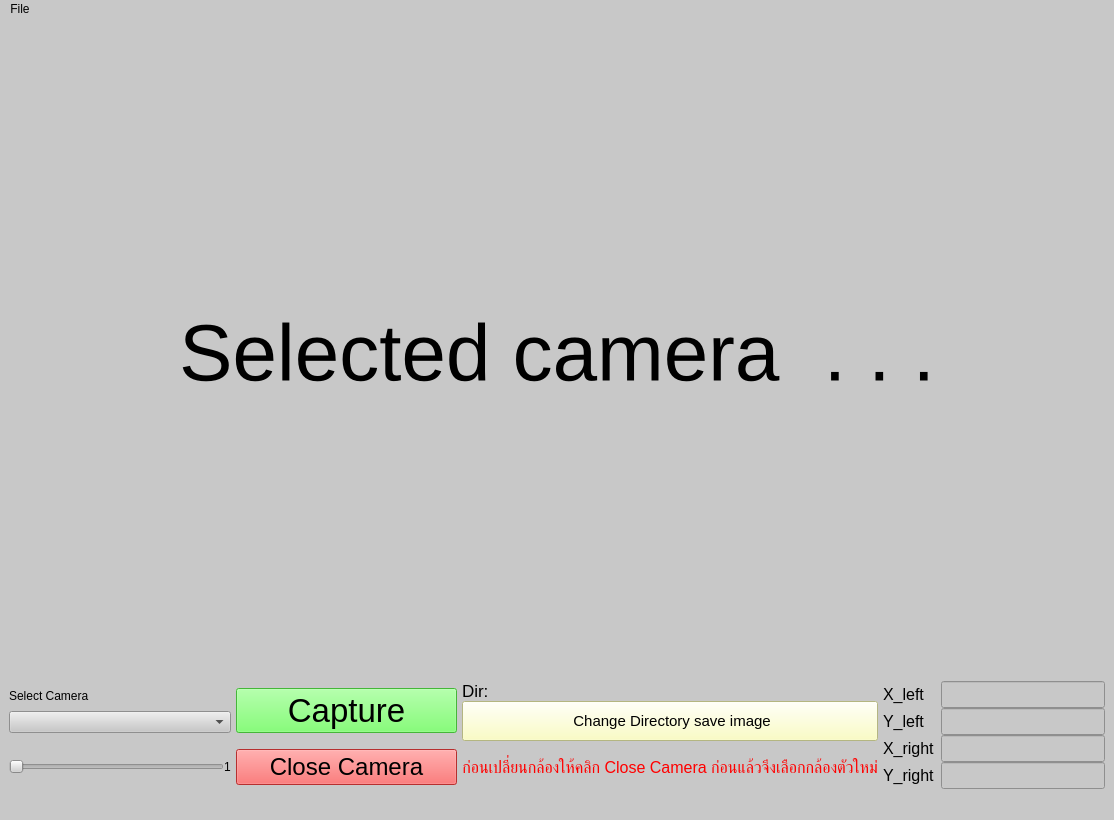
<?xml version="1.0" encoding="UTF-8"?>
<ui version="4.0">
 <class>MainWindow</class>
 <widget class="QMainWindow" name="MainWindow">
  <property name="geometry">
   <rect>
    <x>0</x>
    <y>0</y>
    <width>1114</width>
    <height>820</height>
   </rect>
  </property>
  <property name="windowTitle">
   <string>MainWindow</string>
  </property>
  <property name="styleSheet">
   <string notr="true">
background-color: rgb(200, 200, 200);</string>
  </property>
  <widget class="QWidget" name="centralwidget">
   <layout class="QGridLayout" name="gridLayout_3">
    <item row="0" column="0">
     <layout class="QGridLayout" name="gridLayout">
      <property name="horizontalSpacing">
       <number>5</number>
      </property>
      <property name="verticalSpacing">
       <number>4</number>
      </property>
      <item row="2" column="2">
       <layout class="QVBoxLayout" name="verticalLayout">
        <property name="spacing">
         <number>0</number>
        </property>
        <item>
         <widget class="QLabel" name="showDir">
          <property name="sizePolicy">
           <sizepolicy hsizetype="Expanding" vsizetype="Fixed">
            <horstretch>0</horstretch>
            <verstretch>0</verstretch>
           </sizepolicy>
          </property>
          <property name="font">
           <font>
            <pointsize>13</pointsize>
           </font>
          </property>
          <property name="text">
           <string>Dir: </string>
          </property>
         </widget>
        </item>
        <item>
         <widget class="QPushButton" name="selectdir">
          <property name="sizePolicy">
           <sizepolicy hsizetype="MinimumExpanding" vsizetype="Preferred">
            <horstretch>0</horstretch>
            <verstretch>0</verstretch>
           </sizepolicy>
          </property>
          <property name="font">
           <font>
            <pointsize>11</pointsize>
           </font>
          </property>
          <property name="styleSheet">
           <string notr="true">background-color: rgb(252, 255, 180);</string>
          </property>
          <property name="text">
           <string> Change Directory save image</string>
          </property>
         </widget>
        </item>
       </layout>
      </item>
      <item row="2" column="0">
       <layout class="QVBoxLayout" name="verticalLayout_2">
        <item>
         <widget class="QLabel" name="label">
          <property name="sizePolicy">
           <sizepolicy hsizetype="Preferred" vsizetype="Maximum">
            <horstretch>0</horstretch>
            <verstretch>0</verstretch>
           </sizepolicy>
          </property>
          <property name="text">
           <string>Select Camera</string>
          </property>
         </widget>
        </item>
        <item>
         <widget class="QComboBox" name="CameraIndex"/>
        </item>
       </layout>
      </item>
      <item row="3" column="1">
       <widget class="QPushButton" name="stopCam">
        <property name="font">
         <font>
          <pointsize>18</pointsize>
         </font>
        </property>
        <property name="styleSheet">
         <string notr="true">background-color: rgb(255, 66, 66);</string>
        </property>
        <property name="text">
         <string>Close Camera</string>
        </property>
       </widget>
      </item>
      <item row="3" column="2">
       <widget class="QLabel" name="label_2">
        <property name="font">
         <font>
          <pointsize>12</pointsize>
         </font>
        </property>
        <property name="styleSheet">
         <string notr="true">color: rgb(255, 0, 0);</string>
        </property>
        <property name="text">
         <string>ก่อนเปลี่ยนกล้องให้คลิก Close Camera ก่อนแล้วจึงเลือกกล้องตัวใหม่</string>
        </property>
        <property name="alignment">
         <set>Qt::AlignCenter</set>
        </property>
       </widget>
      </item>
      <item row="2" column="3" rowspan="2">
       <layout class="QGridLayout" name="gridLayout_2">
        <property name="horizontalSpacing">
         <number>6</number>
        </property>
        <item row="1" column="0">
         <widget class="QLabel" name="label_4">
          <property name="font">
           <font>
            <pointsize>12</pointsize>
           </font>
          </property>
          <property name="text">
           <string>Y_left</string>
          </property>
         </widget>
        </item>
        <item row="3" column="0">
         <widget class="QLabel" name="label_6">
          <property name="font">
           <font>
            <pointsize>12</pointsize>
           </font>
          </property>
          <property name="text">
           <string>Y_right</string>
          </property>
         </widget>
        </item>
        <item row="2" column="0">
         <widget class="QLabel" name="label_5">
          <property name="font">
           <font>
            <pointsize>12</pointsize>
           </font>
          </property>
          <property name="text">
           <string>X_right</string>
          </property>
         </widget>
        </item>
        <item row="0" column="0">
         <widget class="QLabel" name="label_3">
          <property name="font">
           <font>
            <pointsize>12</pointsize>
           </font>
          </property>
          <property name="text">
           <string>X_left</string>
          </property>
         </widget>
        </item>
        <item row="0" column="1">
         <widget class="QLineEdit" name="X_left">
          <property name="font">
           <font>
            <pointsize>12</pointsize>
           </font>
          </property>
         </widget>
        </item>
        <item row="1" column="1">
         <widget class="QLineEdit" name="Y_left">
          <property name="font">
           <font>
            <pointsize>12</pointsize>
           </font>
          </property>
         </widget>
        </item>
        <item row="2" column="1">
         <widget class="QLineEdit" name="X_right">
          <property name="font">
           <font>
            <pointsize>12</pointsize>
           </font>
          </property>
         </widget>
        </item>
        <item row="3" column="1">
         <widget class="QLineEdit" name="Y_right">
          <property name="font">
           <font>
            <pointsize>12</pointsize>
           </font>
          </property>
         </widget>
        </item>
       </layout>
      </item>
      <item row="2" column="1">
       <widget class="QPushButton" name="capture">
        <property name="sizePolicy">
         <sizepolicy hsizetype="MinimumExpanding" vsizetype="Maximum">
          <horstretch>0</horstretch>
          <verstretch>0</verstretch>
         </sizepolicy>
        </property>
        <property name="font">
         <font>
          <pointsize>25</pointsize>
         </font>
        </property>
        <property name="styleSheet">
         <string notr="true">background-color: rgb(97, 255, 80);</string>
        </property>
        <property name="text">
         <string>Capture</string>
        </property>
       </widget>
      </item>
      <item row="0" column="0" colspan="4">
       <widget class="QLabel" name="Preview">
        <property name="font">
         <font>
          <pointsize>60</pointsize>
         </font>
        </property>
        <property name="styleSheet">
         <string notr="true">background-color: rgb(200, 200, 200);</string>
        </property>
        <property name="text">
         <string>Selected camera  . . .</string>
        </property>
        <property name="alignment">
         <set>Qt::AlignCenter</set>
        </property>
       </widget>
      </item>
      <item row="3" column="0">
       <layout class="QHBoxLayout" name="horizontalLayout">
        <item>
         <widget class="QSlider" name="Exposure">
          <property name="minimum">
           <number>1</number>
          </property>
          <property name="maximum">
           <number>100</number>
          </property>
          <property name="orientation">
           <enum>Qt::Horizontal</enum>
          </property>
         </widget>
        </item>
        <item>
         <widget class="QLabel" name="label_7">
          <property name="text">
           <string>1</string>
          </property>
         </widget>
        </item>
       </layout>
      </item>
     </layout>
    </item>
   </layout>
  </widget>
  <widget class="QMenuBar" name="menubar">
   <property name="geometry">
    <rect>
     <x>0</x>
     <y>0</y>
     <width>1114</width>
     <height>21</height>
    </rect>
   </property>
   <widget class="QMenu" name="menuFile">
    <property name="title">
     <string>File</string>
    </property>
    <addaction name="actionExit_Program"/>
   </widget>
   <addaction name="menuFile"/>
  </widget>
  <widget class="QStatusBar" name="statusbar"/>
  <action name="actionExit_Program">
   <property name="text">
    <string>Exit Program</string>
   </property>
  </action>
 </widget>
 <resources/>
 <connections>
  <connection>
   <sender>Exposure</sender>
   <signal>valueChanged(int)</signal>
   <receiver>label_7</receiver>
   <slot>setNum(int)</slot>
   <hints>
    <hint type="sourcelabel">
     <x>320</x>
     <y>529</y>
    </hint>
    <hint type="destinationlabel">
     <x>375</x>
     <y>536</y>
    </hint>
   </hints>
  </connection>
 </connections>
</ui>
